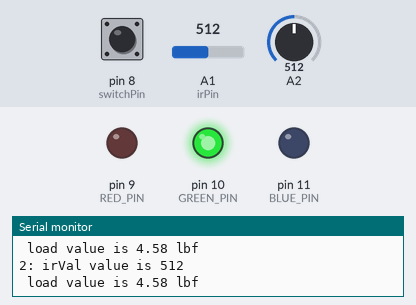
This sketch was run on a simulated Arduino Uno, built with avr-gcc and run on an emulated ATmega328P. On the bench: output pins drawn as LEDs (lit = HIGH), the last lines printed to the serial monitor. The test bench sets the inputs (shaded band); at power-on: pin 8 (switchPin) LOW, A1 (irPin) = 512, A2 = 512. At 3.1 s the program stops and its outputs stay as they are.

Above: at 2.8 s.
2.9 s: pin 8 (switchPin) pulled HIGH for 1.3 s
At 4.2 s:
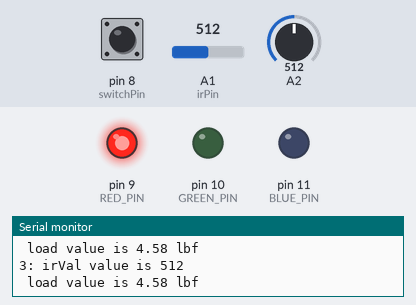
Timing chart, 0 to 4.6 s (numbered marks = the images above; inputs shaded):
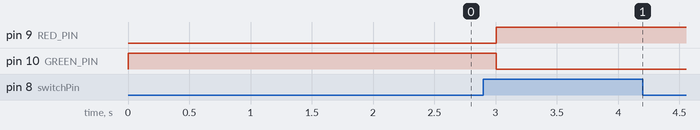

The sketch:

loadCell.ino
```cpp
int i = 1;
int estop;
int switchPin = 8;
int irPin = 1;
int irVal;
int loadAnalog;
float loadLbs;
const int RED_PIN = 9;
const int GREEN_PIN = 10;
const int BLUE_PIN = 11;


/*
Using the SEN-00241 infrared emitter and detector and the FC2231 load cell

for the load cell
theoretical min value of 0.5 V (digital) for 0 lbf
actual min value of 117 (analog in) @ 0.571289 V (digital) for 0 lbf
theoretical max value of 4.5 V (digital) for 10 lbf
actual max value of 980 (analog in) @ 4.785156 V (digital) for 10 lbf

for the IRs
emitter has the yellow dot
detector has the red dot
*/

void setup()
{
pinMode(switchPin, INPUT);
pinMode(RED_PIN, OUTPUT);
pinMode(GREEN_PIN, OUTPUT);
pinMode(BLUE_PIN, OUTPUT);
Serial.begin(9600);
}

void loop()
{
while (1==1)
  {

  digitalWrite(RED_PIN, LOW);             //show green on led
  digitalWrite(GREEN_PIN, HIGH);
  digitalWrite(BLUE_PIN, LOW);

  delay(1000);                            //time delay
  Serial.print(i);
  Serial.print(": irVal value is ");
  i = i + 1;                               //increase counter
  estop = digitalRead(switchPin);
  irVal = analogRead(irPin);
  loadAnalog = analogRead(2);
  loadLbs = (loadAnalog -117) * 0.011587;  //formula derivation on excel
  Serial.println(irVal);
  Serial.print(" load value is ");
  Serial.print(loadLbs);
  Serial.println(" lbf ");

  if (estop == HIGH)                      //if button is pressed (and held)
    while (1)                             //do nothing loop
      {
      digitalWrite(RED_PIN, HIGH);    //show red on led
      digitalWrite(GREEN_PIN, LOW);
      digitalWrite(BLUE_PIN, LOW);
      }
  //Serial.println("if you see this, it didnt break");

  }
}
```

Measured:
- after the input at 2.9 s, pin 9 (RED_PIN): LOW → HIGH after 0.10 s; pin 10 (GREEN_PIN): HIGH → LOW after 0.10 s
